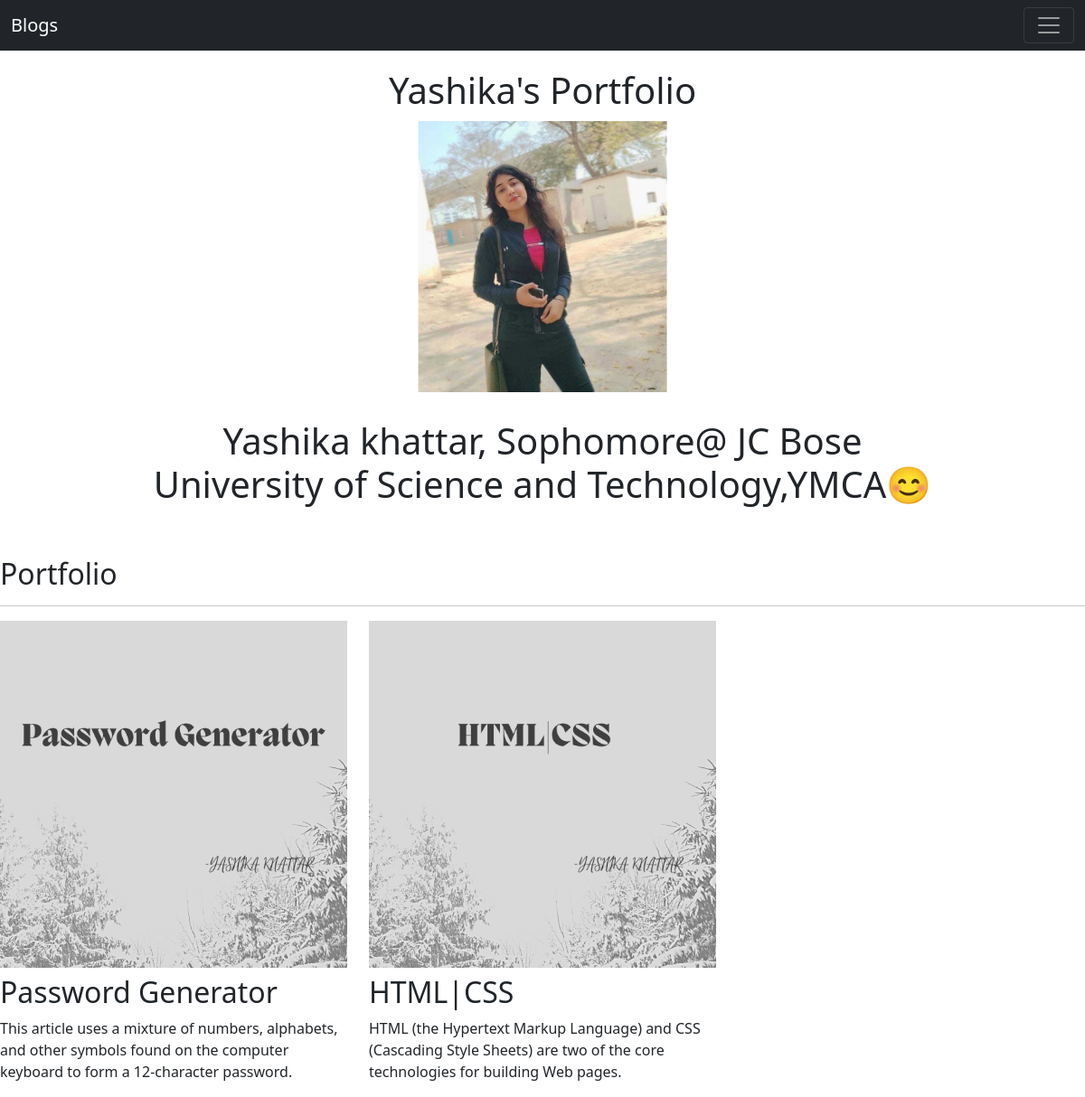
The page / on the database its author committed.
### portfolio/models.py (models this page shows, shortened)
class Project(models.Model):
    title=models.CharField(max_length=100)
    description=models.CharField(max_length=250)
    image=models.ImageField(upload_to='portfolio/images/')
    url=models.URLField(blank=True)

### portfolio/views.py (the view)
# urls.py: 2. Add a URL to urlpatterns:  path('', views.home, name='home')
def home(request):
    projects = Project.objects.all()
    return render(request, 'portfolio/home.html', { 'projects' : projects })

### portfolio/templates/portfolio/home.html (shortened to what this page needs)
<!doctype html>
<html lang="en">
  <head>
    <link href="https://cdn.jsdelivr.net/npm/bootstrap@5.1.3/dist/css/bootstrap.min.css" rel="stylesheet">
  </head>
  <body>
    <nav class="navbar navbar-dark bg-dark">
        <div class="container-fluid">
          <a class="navbar-brand" href="{% url 'blog:my_blogs' %}">Blogs</a>
          <button class="navbar-toggler" type="button" data-bs-toggle="collapse" data-bs-target="#navbarNav" aria-controls="navbarNav" aria-expanded="false" aria-label="Toggle navigation">
            <span class="navbar-toggler-icon"></span>
          </button>
                {% load static %}<a class="nav-link active" aria-current="page" href="{% static 'portfolio/resume.txt' %}">Resume</a>
        </div>
      </nav>
      <br>
      <br>
    <div class="position-relative">
        <div class="position-absolute top-50 start-50 translate-middle"><h1>Yashika's Portfolio</h1></div>
    </div>
      <div class="position-relative">
        <br><br><br><br><br><br><br><br><br><br><br><br><br><br><br>
        <div class="position-absolute top-50 start-50 translate-middle">{% load static %}
            <img src="{% static  'portfolio/yashika.jpg' %} "  height=300 weidth=300></div>
      </div>
      <div class="row justify-content-center mb-3">
        <div class="col-md-9 text-center">
          <h1 id="hometext" class="font-weight-bold">Yashika khattar, Sophomore@ JC Bose University of Science and Technology,YMCA😊</h1>
        </div>
      </div>
      <h2 class="mt-5">Portfolio</h2>
      <hr>
      <div class="row">
        {% for project in projects %}
        <div class="col-lg-4 col-md-6">
            {% if project.url %}
            <a href="{{ project.url }}">
                <img src="{{ project.image.url }}" class="img-fluid mb-2">
            </a>
            {% else %}
            <img src="{{ project.image.url }}" class="img-fluid mb-2">
            {% endif %}
            <h2>{{ project.title }}</h2>
            <p>{{ project.description }}</p>
        </div>
        {% endfor %}
    </div>
  </body>
</html>

### rows shown on the page
Project: image (picture), title "Password Generator", description "This article uses a mixture of numbers, alphabets, and other symbols found on the computer keyboard to form a 12-character password."
Project: image (picture), title "HTML|CSS", description "HTML (the Hypertext Markup Language) and CSS (Cascading Style Sheets) are two of the core technologies for building Web pages."
